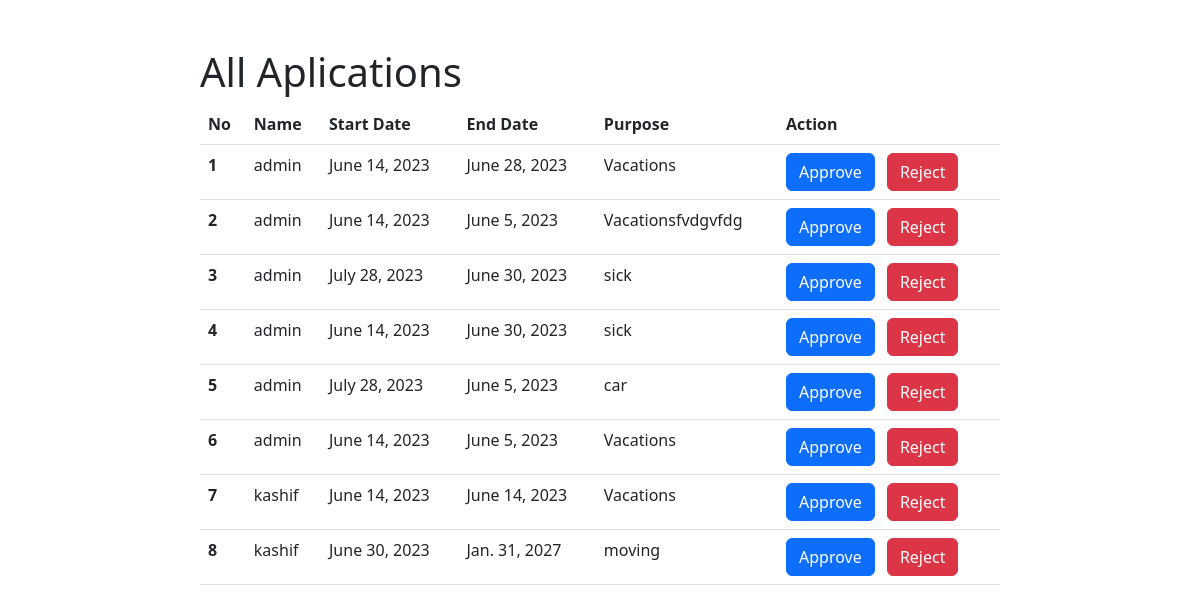
Page /all_leave on the committed database.
### leavemanagementapp/models.py (models this page shows)
class LeaveForm(models.Model):
    user =  models.ForeignKey(User, on_delete = models.CASCADE)
    start_date = models.DateField(blank = True, null = True)
    end_date = models.DateField(blank = True, null = True)
    leave_pupose = models.CharField(max_length = 500, blank = True, null = True)
    status = models.BooleanField(default = False)
    check_in_status = models.BooleanField(default = False)
    def __str__(self):
        return self.leave_pupose

### leavemanagementapp/views.py (the view)
# urls.py: path('all_leave', all_leave, name = 'all_leave'),
def all_leave(request):
    leave = LeaveForm.objects.filter(check_in_status = False)
    print(leave)
    context = {'leave': leave}
    return render(request, 'all_leave.html', context)

### templates/all_leave.html (shortened to what this page needs)
<!DOCTYPE html>
<html lang="en">
<head>
    <link href="https://cdn.jsdelivr.net/npm/bootstrap@5.3.0/dist/css/bootstrap.min.css" rel="stylesheet">
</head>
<body>
   <div class="col-md-8 m-auto pt-5">
    <h1>All Aplications</h1>
    <table class="table">
        <thead>
          <tr>
            <th scope="col">No</th>
            <th scope="col">Name</th>
            <th scope="col">Start Date</th>
            <th scope="col">End Date</th>
            <th scope="col">Purpose</th>
            <th scope="col">Action</th>
          </tr>
        </thead>
        <tbody>
            {% for i in leave %}
          <tr>
            <th scope="row">{{ forloop.counter }}</th>
            <td>{{i.user}}</td>
            <td>{{i.start_date}}</td>
            <td>{{i.end_date}}</td>
            <td>{{i.leave_pupose}}</td>
            <td><a href="{% url 'approve_view' i.id %}"><button class="btn btn-primary">Approve</button></a>
              <a href="{% url 'reject_view' i.id %}"><button class="btn btn-danger ms-2">Reject</button></a></td>
          </tr>
          {% endfor %}
        </tbody>
      </table>
   </div>
</body>
</html>

### rows in the picture
LeaveForm: user "admin", start_date "June 14, 2023", end_date "June 28, 2023", leave_pupose "Vacations"
LeaveForm: user "admin", start_date "June 14, 2023", end_date "June 5, 2023", leave_pupose "Vacationsfvdgvfdg"
LeaveForm: user "admin", start_date "July 28, 2023", end_date "June 30, 2023", leave_pupose "sick"
LeaveForm: user "admin", start_date "June 14, 2023", end_date "June 30, 2023", leave_pupose "sick"
LeaveForm: user "admin", start_date "July 28, 2023", end_date "June 5, 2023", leave_pupose "car"
LeaveForm: user "admin", start_date "June 14, 2023", end_date "June 5, 2023", leave_pupose "Vacations"
LeaveForm: user "kashif", start_date "June 14, 2023", end_date "June 14, 2023", leave_pupose "Vacations"
LeaveForm: user "kashif", start_date "June 30, 2023", end_date "Jan. 31, 2027", leave_pupose "moving"
